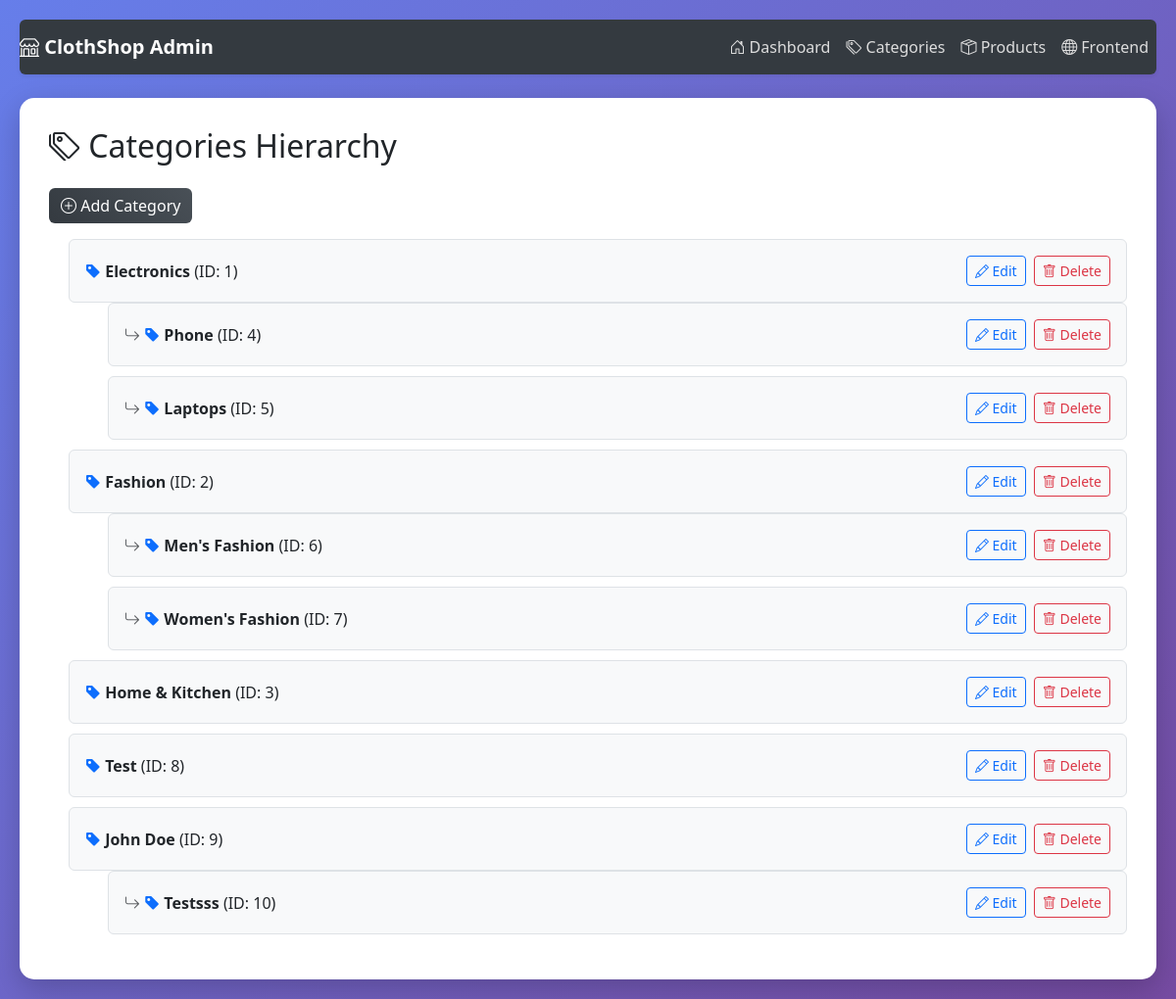
The page /admin/categories on the database its author committed.
### models/category.py (models this page shows, shortened)
class Category(db.Model):
    __tablename__ = 'category'
    id = db.Column(db.Integer, primary_key=True)
    name = db.Column(db.String(50), nullable=False, unique=True)
    parent_id = db.Column(db.Integer, db.ForeignKey('category.id'), nullable=True)
    parent = db.relationship('Category', remote_side=[id], backref=db.backref('children', lazy=True))
    products = db.relationship('Product', backref='category', lazy=True)

### routes/products.py (the view)
@app.route('/admin/categories')
def list_categories():
    top_level_categories = Category.query.filter_by(parent_id=None).all()
    return render_template('admin/categories.html', top_level_categories=top_level_categories)

### routes/products.py (called while the page is built)
@app.context_processor
def inject_categories():
    categories = Category.query.all()
    return dict(nav_categories=categories)

### templates/admin/categories.html
{% extends "admin/base.html" %}
{% macro display_categories(categories, level=0) %}
    <ul class="list-unstyled">
    {% for cat in categories %}
        <li class="category-item" style="--indent: {{ 20 + level * 20 }}px;">
            <div class="d-flex justify-content-between align-items-center p-3 border rounded bg-light">
                <span>
                    {% for _ in range(level) %}<i class="bi bi-arrow-return-right text-muted"></i> {% endfor %}
                    <i class="bi bi-tag-fill text-primary"></i>
                    <strong>{{ cat.name }}</strong> (ID: {{ cat.id }})
                </span>
                <div>
                    <a href="{{ url_for('edit_category', id=cat.id) }}" class="btn btn-sm btn-outline-primary me-1"><i class="bi bi-pencil"></i> Edit</a>
                    <form method="POST" action="{{ url_for('delete_category', id=cat.id) }}" style="display:inline;">
                        <button type="submit" class="btn btn-sm btn-outline-danger" onclick="return confirm('Are you sure you want to delete this category?')"><i class="bi bi-trash"></i> Delete</button>
                    </form>
                </div>
            </div>
            {% if cat.children %}
                {{ display_categories(cat.children, level + 1) }}
            {% endif %}
        </li>
    {% endfor %}
    </ul>
{% endmacro %}
{% block content %}
    <h2 class="mb-4"><i class="bi bi-tags"></i> Categories Hierarchy</h2>
    <a href="{{ url_for('add_category') }}" class="btn btn-dark mb-3"><i class="bi bi-plus-circle"></i> Add Category</a>
    {% if top_level_categories %}
        {{ display_categories(top_level_categories) }}
    {% else %}
        <div class="alert alert-info">
            <i class="bi bi-info-circle"></i> No categories found. <a href="{{ url_for('add_category') }}">Add your first category</a>.
        </div>
    {% endif %}
{% endblock %}

### templates/admin/base.html (style rules this page uses)
body { padding: 20px; font-family: 'Segoe UI', Tahoma, Geneva, Verdana, sans-serif; background: linear-gradient(135deg, #667eea 0%, #764ba2 100%); min-height: 100vh; }
.btn-dark { background: linear-gradient(45deg, #343a40, #495057); border: none; transition: all 0.3s; }
.category-item { margin-bottom: 10px; margin-left: var(--indent, 20px); }

### rows shown on the page
Category: {{ 20 + level * 20 }} 20 (drawn), name "Electronics", id "1"
Category: {{ 20 + level * 20 }} 40 (drawn), name "Phone", id "4"
Category: {{ 20 + level * 20 }} 40 (drawn), name "Laptops", id "5"
Category: {{ 20 + level * 20 }} 20 (drawn), name "Fashion", id "2"
Category: {{ 20 + level * 20 }} 40 (drawn), name "Men's Fashion", id "6"
Category: {{ 20 + level * 20 }} 40 (drawn), name "Women's Fashion", id "7"
Category: {{ 20 + level * 20 }} 20 (drawn), name "Home & Kitchen", id "3"
Category: {{ 20 + level * 20 }} 20 (drawn), name "Test", id "8"
Category: {{ 20 + level * 20 }} 20 (drawn), name "John Doe", id "9"
Category: {{ 20 + level * 20 }} 40 (drawn), name "Testsss", id "10"
